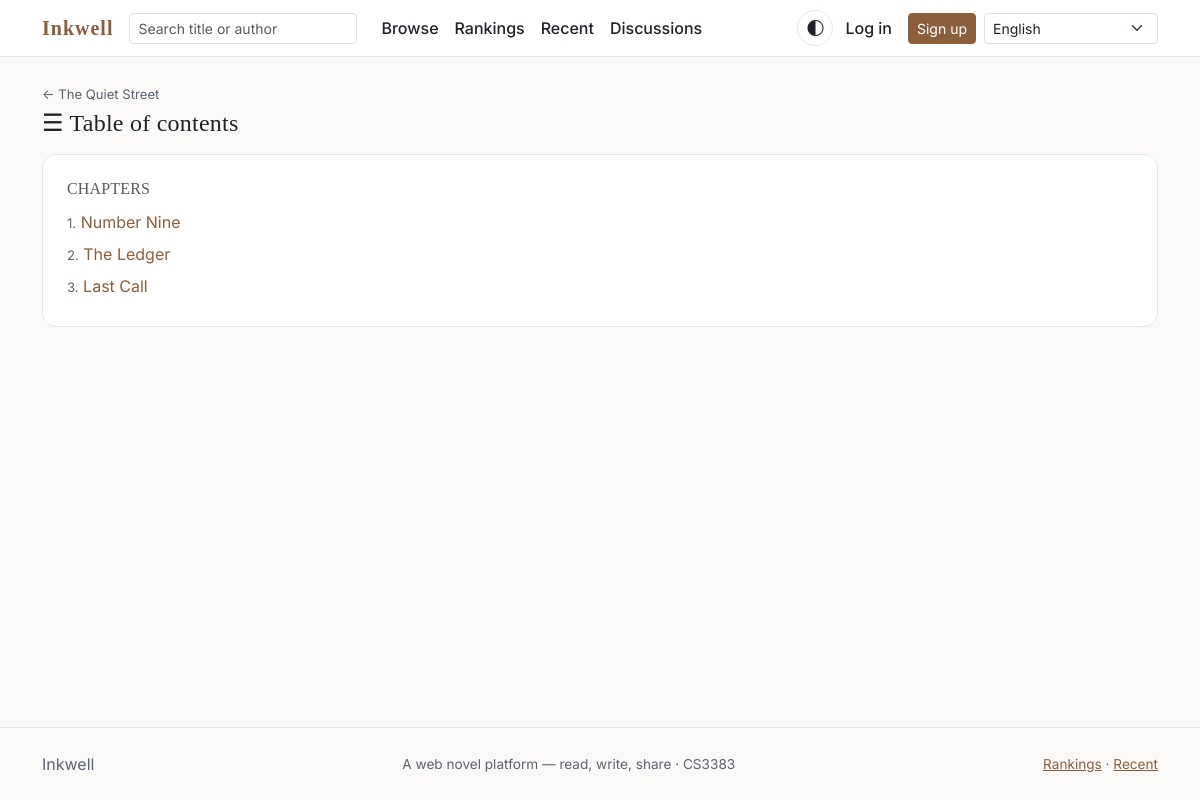
Screenshot of /novels/3/toc/ with the database file from the repository.
### novels/models.py (models this page shows, shortened)
class Novel(models.Model):
    class Status(models.TextChoices):
        ONGOING = 'ongoing', _('Ongoing')
        COMPLETED = 'completed', _('Completed')
    author = models.ForeignKey(
        settings.AUTH_USER_MODEL,
        on_delete=models.CASCADE,
        related_name='novels',
        verbose_name=_('Author'),
    )
    category = models.ForeignKey(
        Category,
        on_delete=models.PROTECT,
        related_name='novels',
        verbose_name=_('Category'),
    )
    title = models.CharField(_('Title'), max_length=200)
    cover = models.ImageField(
        _('Cover'),
        upload_to='covers/',
        blank=True,
        null=True,
    )
    summary = models.TextField(_('Summary'), blank=True)
    status = models.CharField(
        _('Status'),
        max_length=20,
        choices=Status.choices,
        default=Status.ONGOING,
    )
    is_published = models.BooleanField(_('Published'), default=False)
    tags = models.ManyToManyField(
        Tag, blank=True, related_name='novels', verbose_name=_('Tags'))
    view_count = models.PositiveIntegerField(_('View count'), default=0)
    word_count = models.PositiveIntegerField(_('Word count'), default=0)
    created_at = models.DateTimeField(_('Created at'), auto_now_add=True)
    updated_at = models.DateTimeField(_('Updated at'), auto_now=True)
    objects = NovelQuerySet.as_manager()
    class Meta:
        verbose_name = _('Novel')
        verbose_name_plural = _('Novels')
        ordering = ['-updated_at']
        indexes = [
            models.Index(fields=['is_published', '-updated_at']),
        ]
    def get_absolute_url(self) -> str:
        from django.urls import reverse
        return reverse('novels:novel_detail', args=[self.pk])

class Chapter(models.Model):
    novel = models.ForeignKey(
        Novel,
        on_delete=models.CASCADE,
        related_name='chapters',
        verbose_name=_('Novel'),
    )
    volume = models.ForeignKey(
        Volume,
        on_delete=models.SET_NULL,
        null=True,
        blank=True,
        related_name='chapters',
        verbose_name=_('Volume'),
    )
    title = models.CharField(_('Chapter title'), max_length=200)
    content = models.TextField(_('Content'))
    order = models.PositiveIntegerField(_('Order'))
    is_active = models.BooleanField(_('Active'), default=True)
    is_draft = models.BooleanField(_('Draft'), default=False)
    scheduled_at = models.DateTimeField(
        _('Scheduled at'), null=True, blank=True,
        help_text=_('If set in the future, the chapter is hidden until then.'))
    view_count = models.PositiveIntegerField(_('View count'), default=0)
    word_count = models.PositiveIntegerField(_('Word count'), default=0)
    created_at = models.DateTimeField(_('Created at'), auto_now_add=True)
    published_at = models.DateTimeField(
        _('Published at'),
        default=timezone.now,
        help_text=_('Creation time. Chapters have no draft state.'),
    )
    objects = ChapterQuerySet.as_manager()
    class Meta:
        verbose_name = _('Chapter')
        verbose_name_plural = _('Chapters')
        ordering = ['order']
        constraints = [
            models.UniqueConstraint(
                fields=['novel', 'order'],
                name='unique_chapter_order_per_novel',
            ),
        ]
        indexes = [
            models.Index(fields=['novel', 'order']),
        ]
    def get_absolute_url(self) -> str:
        from django.urls import reverse
        return reverse(
            'novels:chapter_read',
            args=[self.novel_id, self.order],
        )

### novels/views.py (the view)
# urls.py: path('novels/<int:pk>/toc/', views.chapter_toc, name='chapter_toc'),
def chapter_toc(request, pk):
    novel = get_object_or_404(Novel.objects.select_related('author'), pk=pk)
    is_author_or_admin = author_or_admin.can_edit(novel, request.user)
    if not novel.is_published and not is_author_or_admin:
        raise Http404(_('Novel not found.'))
    visible_qs = novel.chapters.filter(is_active=True)
    if not is_author_or_admin:
        visible_qs = visible_qs.filter(is_draft=False)
    volumes = novel.volumes.all()
    chapters = visible_qs.order_by('order')
    context = {'novel': novel, 'volumes': volumes, 'chapters': chapters}
    return render(request, 'novels/toc.html', context)

### accounts/permissions.py (called while the page is built)
    def can_edit(self, novel, user) -> bool:
        if user is None or not user.is_authenticated:
            return False
        if user.is_admin():
            return True
        return novel.author_id == user.pk

### templates/novels/toc.html (shortened to what this page needs)
{% extends "base.html" %}
{% load i18n %}
{% block content %}
<a class="meta-sm text-decoration-none" href="{{ novel.get_absolute_url }}">← {{ novel.title }}</a>
<h1 class="h4 mt-1 mb-3">☰ {% trans "Table of contents" %}</h1>
<div class="surface-card p-3 p-md-4">
  {% if volumes %}
    {% for volume in volumes %}
      <h2 class="h6 mt-3 text-muted text-uppercase">{% trans "Volume" %} {{ volume.order }}. {{ volume.title }}</h2>
      <ul class="list-unstyled mb-0">
        {% for chapter in chapters %}
          {% if chapter.volume_id == volume.id %}
            <li class="py-1" id="ch-{{ chapter.order }}">
              <a class="text-decoration-none" href="{{ chapter.get_absolute_url }}">
                <span class="meta-sm">{{ chapter.order }}.</span> {{ chapter.title }}
              </a>
            </li>
          {% endif %}
        {% endfor %}
      </ul>
    {% endfor %}
    <h2 class="h6 mt-3 text-muted text-uppercase">{% trans "Unassigned chapters" %}</h2>
  {% else %}
    <h2 class="h6 text-muted text-uppercase mb-2">{% trans "Chapters" %}</h2>
  {% endif %}
  <ul class="list-unstyled mb-0">
    {% for chapter in chapters %}
      {% if not chapter.volume_id %}
        <li class="py-1" id="ch-{{ chapter.order }}">
          <a class="text-decoration-none" href="{{ chapter.get_absolute_url }}">
            <span class="meta-sm">{{ chapter.order }}.</span> {{ chapter.title }}
          </a>
        </li>
      {% endif %}
    {% empty %}
      <li class="py-2 meta-sm">{% trans "No chapters yet." %}</li>
    {% endfor %}
  </ul>
</div>
{% endblock %}

### static/css/site.css (style rules this page uses)
:root { --ink: #1f2328; --muted: #5b6470; --line: #e5e7eb; --accent: #8b5e3c; --accent-strong: #6f4a2d; --bg: #faf9f7; --surface: #ffffff; --surface-2: #f3efe9; --shadow-sm: 0 1px 2px rgba(0,0,0,.05); --shadow-md: 0 6px 24px rgba(31,35,40,.08); --radius: 0.9rem; --radius-sm: 0.5rem; --border: 1px solid var(--line); --focus: 0 0 0 3px rgba(139,94,60,.45); --space-1: 4px; --space-2: 8px; --space-3: 12px; --space-4: 16px; --space-5: 24px; --space-6: 32px; --text-xs: .75rem; --text-sm: .875rem; --text-base: 1rem; --text-lg: 1.25rem; --text-xl: 1.5rem; --text-2xl: 2rem; --serif: 'Noto Serif TC', Georgia, serif; --sans: 'Inter', system-ui, -apple-system, 'Segoe UI', 'Noto Sans TC', sans-serif; --reader-font: var(--serif); --reader-size: 1.0625rem; --reader-line: 1.75; --line-length: 38rem; }
body { font-family: var(--sans); color: var(--ink); background: var(--bg); min-height: 100vh; display: flex; flex-direction: column; -webkit-font-smoothing: antialiased; }
h1, h2, h3, .display-6 { font-family: var(--serif); letter-spacing: .01em; }
a { color: var(--accent); }
.meta-sm { color: var(--muted); font-size: .82rem; }
.surface-card { background: var(--surface); border: 1px solid var(--line); border-radius: var(--radius); }

### rows the page displays
Novel: title "The Quiet Street"
Chapter: order "1", title "Number Nine"
Chapter: order "2", title "The Ledger"
Chapter: order "3", title "Last Call"

### other values shown
form field language "English"
